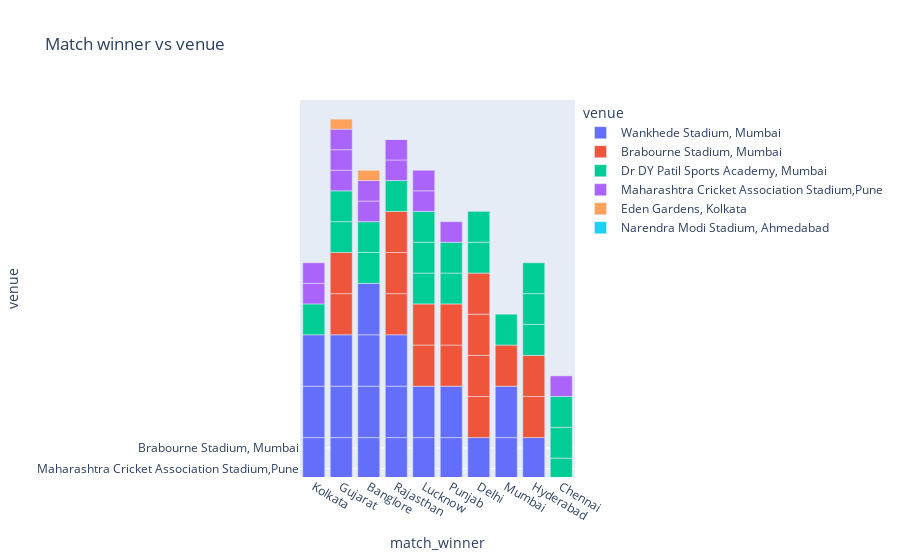

Notebook source saved alongside this figure:
### Code cell
fig.show()

### Figure 1 — Plotly figure (JSON) as saved in the notebook; plotly's stock layout.template omitted (floating-point values rounded to 4 significant figures)
{"data": [{"alignmentgroup": "True", "hovertemplate": "venue=%{y}<br>match_winner=%{x}<extra></extra>", "legendgroup": "Wankhede Stadium, Mumbai", "marker": {"color": "#636efa", "pattern": {"shape": ""}}, "name": "Wankhede Stadium, Mumbai", "offsetgroup": "Wankhede Stadium, Mumbai", "orientation": "v", "showlegend": true, "textposition": "auto", "type": "bar", "x": ["Kolkata", "Gujarat", "Kolkata", "Banglore", "Rajasthan", "Banglore", "Rajasthan", "Lucknow", "Punjab", "Gujarat", "Delhi", "Lucknow", "Kolkata", "Rajasthan", "Banglore", "Mumbai", "Gujarat", "Hyderabad", "Banglore", "Mumbai", "Punjab"], "xaxis": "x", "y": ["Wankhede Stadium, Mumbai", "Wankhede Stadium, Mumbai", "Wankhede Stadium, Mumbai", "Wankhede Stadium, Mumbai", "Wankhede Stadium, Mumbai", "Wankhede Stadium, Mumbai", "Wankhede Stadium, Mumbai", "Wankhede Stadium, Mumbai", "Wankhede Stadium, Mumbai", "Wankhede Stadium, Mumbai", "Wankhede Stadium, Mumbai", "Wankhede Stadium, Mumbai", "Wankhede Stadium, Mumbai", "Wankhede Stadium, Mumbai", "Wankhede Stadium, Mumbai", "Wankhede Stadium, Mumbai", "Wankhede Stadium, Mumbai", "Wankhede Stadium, Mumbai", "Wankhede Stadium, Mumbai", "Wankhede Stadium, Mumbai", "Wankhede Stadium, Mumbai"], "yaxis": "y"}, {"alignmentgroup": "True", "hovertemplate": "venue=%{y}<br>match_winner=%{x}<extra></extra>", "legendgroup": "Brabourne Stadium, Mumbai", "marker": {"color": "#EF553B", "pattern": {"shape": ""}}, "name": "Brabourne Stadium, Mumbai", "offsetgroup": "Brabourne Stadium, Mumbai", "orientation": "v", "showlegend": true, "textposition": "auto", "type": "bar", "x": ["Delhi", "Lucknow", "Punjab", "Gujarat", "Delhi", "Hyderabad", "Lucknow", "Rajasthan", "Delhi", "Hyderabad", "Gujarat", "Delhi", "Mumbai", "Punjab", "Rajasthan", "Rajasthan"], "xaxis": "x", "y": ["Brabourne Stadium, Mumbai", "Brabourne Stadium, Mumbai", "Brabourne Stadium, Mumbai", "Brabourne Stadium, Mumbai", "Brabourne Stadium, Mumbai", "Brabourne Stadium, Mumbai", "Brabourne Stadium, Mumbai", "Brabourne Stadium, Mumbai", "Brabourne Stadium, Mumbai", "Brabourne Stadium, Mumbai", "Brabourne Stadium, Mumbai", "Brabourne Stadium, Mumbai", "Brabourne Stadium, Mumbai", "Brabourne Stadium, Mumbai", "Brabourne Stadium, Mumbai", "Brabourne Stadium, Mumbai"], "yaxis": "y"}, {"alignmentgroup": "True", "hovertemplate": "venue=%{y}<br>match_winner=%{x}<extra></extra>", "legendgroup": "Dr DY Patil Sports Academy, Mumbai", "marker": {"color": "#00cc96", "pattern": {"shape": ""}}, "name": "Dr DY Patil Sports Academy, Mumbai", "offsetgroup": "Dr DY Patil Sports Academy, Mumbai", "orientation": "v", "showlegend": true, "textposition": "auto", "type": "bar", "x": ["Punjab", "Banglore", "Rajasthan", "Lucknow", "Lucknow", "Hyderabad", "Hyderabad", "Chennai", "Gujarat", "Hyderabad", "Banglore", "Chennai", "Gujarat", "Mumbai", "Punjab", "Chennai", "Kolkata", "Delhi", "Delhi", "Lucknow"], "xaxis": "x", "y": ["Dr DY Patil Sports Academy, Mumbai", "Dr DY Patil Sports Academy, Mumbai", "Dr DY Patil Sports Academy, Mumbai", "Dr DY Patil Sports Academy, Mumbai", "Dr DY Patil Sports Academy, Mumbai", "Dr DY Patil Sports Academy, Mumbai", "Dr DY Patil Sports Academy, Mumbai", "Dr DY Patil Sports Academy, Mumbai", "Dr DY Patil Sports Academy, Mumbai", "Dr DY Patil Sports Academy, Mumbai", "Dr DY Patil Sports Academy, Mumbai", "Dr DY Patil Sports Academy, Mumbai", "Dr DY Patil Sports Academy, Mumbai", "Dr DY Patil Sports Academy, Mumbai", "Dr DY Patil Sports Academy, Mumbai", "Dr DY Patil Sports Academy, Mumbai", "Dr DY Patil Sports Academy, Mumbai", "Dr DY Patil Sports Academy, Mumbai", "Dr DY Patil Sports Academy, Mumbai", "Dr DY Patil Sports Academy, Mumbai"], "yaxis": "y"}, {"alignmentgroup": "True", "hovertemplate": "venue=%{y}<br>match_winner=%{x}<extra></extra>", "legendgroup": "Maharashtra Cricket Association Stadium,Pune", "marker": {"color": "#ab63fa", "pattern": {"shape": ""}}, "name": "Maharashtra Cricket Association Stadium,Pune", "offsetgroup": "Maharashtra Cricket Association Stadium,Pune", "orientation": "v", "showlegend": true, "textposition": "auto", "type": "bar", "x": ["Rajasthan", "Gujarat", "Kolkata", "Banglore", "Punjab", "Gujarat", "Rajasthan", "Lucknow", "Chennai", "Banglore", "Lucknow", "Gujarat", "Kolkata"], "xaxis": "x", "y": ["Maharashtra Cricket Association Stadium,Pune", "Maharashtra Cricket Association Stadium,Pune", "Maharashtra Cricket Association Stadium,Pune", "Maharashtra Cricket Association Stadium,Pune", "Maharashtra Cricket Association Stadium,Pune", "Maharashtra Cricket Association Stadium,Pune", "Maharashtra Cricket Association Stadium,Pune", "Maharashtra Cricket Association Stadium,Pune", "Maharashtra Cricket Association Stadium,Pune", "Maharashtra Cricket Association Stadium,Pune", "Maharashtra Cricket Association Stadium,Pune", "Maharashtra Cricket Association Stadium,Pune", "Maharashtra Cricket Association Stadium,Pune"], "yaxis": "y"}, {"alignmentgroup": "True", "hovertemplate": "venue=%{y}<br>match_winner=%{x}<extra></extra>", "legendgroup": "Eden Gardens, Kolkata", "marker": {"color": "#FFA15A", "pattern": {"shape": ""}}, "name": "Eden Gardens, Kolkata", "offsetgroup": "Eden Gardens, Kolkata", "orientation": "v", "showlegend": true, "textposition": "auto", "type": "bar", "x": ["Gujarat", "Banglore"], "xaxis": "x", "y": ["Eden Gardens, Kolkata", "Eden Gardens, Kolkata"], "yaxis": "y"}, {"alignmentgroup": "True", "hovertemplate": "venue=%{y}<br>match_winner=%{x}<extra></extra>", "legendgroup": "Narendra Modi Stadium, Ahmedabad", "marker": {"color": "#19d3f3", "pattern": {"shape": ""}}, "name": "Narendra Modi Stadium, Ahmedabad", "offsetgroup": "Narendra Modi Stadium, Ahmedabad", "orientation": "v", "showlegend": true, "textposition": "auto", "type": "bar", "x": ["Rajasthan", "Gujarat"], "xaxis": "x", "y": ["Narendra Modi Stadium, Ahmedabad", "Narendra Modi Stadium, Ahmedabad"], "yaxis": "y"}], "layout": {"barmode": "relative", "legend": {"title": {"text": "venue"}, "tracegroupgap": 0}, "title": {"text": "Match winner vs venue"}, "xaxis": {"anchor": "y", "domain": [0, 1], "title": {"text": "match_winner"}}, "yaxis": {"anchor": "x", "categoryarray": ["Narendra Modi Stadium, Ahmedabad", "Eden Gardens, Kolkata", "Maharashtra Cricket Association Stadium,Pune", "Dr DY Patil Sports Academy, Mumbai", "Brabourne Stadium, Mumbai", "Wankhede Stadium, Mumbai"], "categoryorder": "array", "domain": [0, 1], "title": {"text": "venue"}}}}
